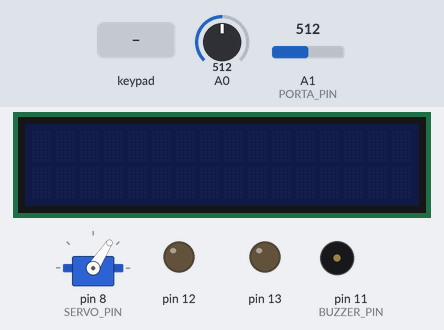
The sketch below on a simulated Arduino Uno, built with avr-gcc and run on an emulated ATmega328P. On the bench: 16×2 character LCD, servo, output pins drawn as LEDs (lit = HIGH), buzzer (waves = sounding). Dashed ring = blinking. The inputs (shaded band) are chosen by the test bench; at power-on: A1 (PORTA_PIN) = 512, A0 = 512. What the sketch prints to the serial monitor is not drawn.

Above: at 1.2 s.
1.3 s: key '*' pressed
At 2.6 s:
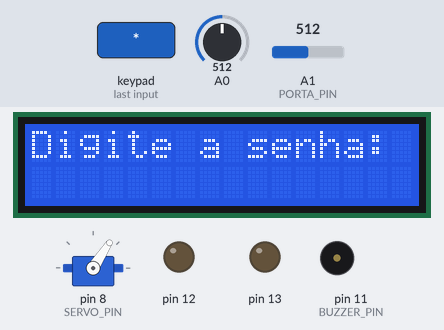
3.2 s: keypad keys 3 4 1 2 5 6 pressed 0.4 s apart
At 5.35 s:
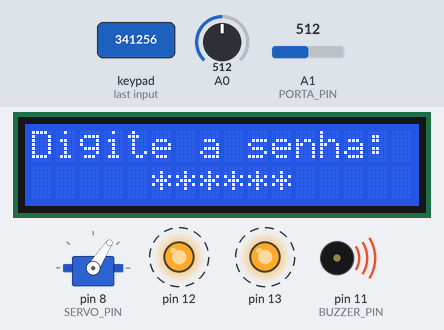
At 9.0 s:
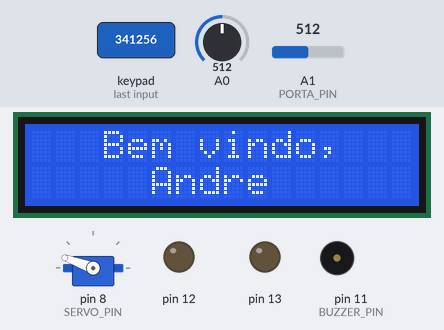
10.1 s: A1 (PORTA_PIN) set to 810
13.1 s: key '#' pressed
15.6 s: A0 set to 782
17.1 s: A0 set to 819
At 20.5 s:
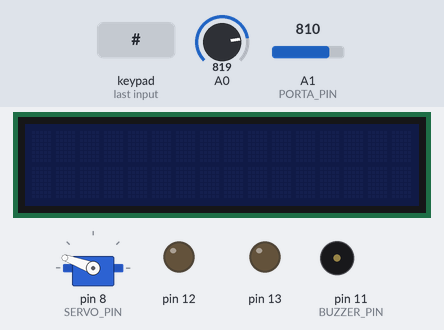
Timing chart, 0 to 21.1 s (numbered marks = the images above; inputs shaded):
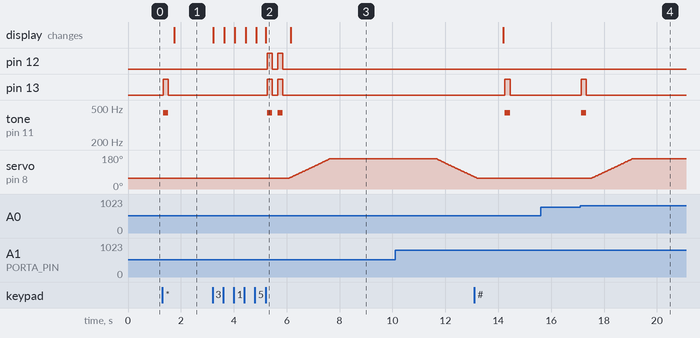

Measured:
- the behaviour switches between 800 and 801 on A0 (found by bisection; images 3 and 4)
- after the input at 1.3 s, pin 13: LOW → HIGH at once, → LOW 0.20 s later; tone on pin 11 (BUZZER_PIN): silent → 440 Hz at once, → silent 0.20 s later; the display: changes after 0.45 s (image 1)
- after the input at 3.2 s, pin 12, pin 13: alternates HIGH for 0.20 s and LOW for 0.20 s, 4 changes in all, then stays LOW, starting after 2.1 s
- after the input at 15.6 s, every drawn part: stays the same
- after the input at 17.1 s, pin 13: LOW → HIGH at once, → LOW 0.20 s later; tone on pin 11 (BUZZER_PIN): silent → 440 Hz at once, → silent 0.20 s later; servo on pin 8 (SERVO_PIN): moves from 58° to 160° over 1.5 s, starting after 0.45 s

The sketch:

fechadura.ino
```cpp
#include "definicoes_sistema.h"
#include "ihm.h"
#include "timer.h"
#include "buzzer.h"
#include "display.h"
#include "leds.h"
#include "usuarios.h"
#include "porta.h"
#include "web.h"


/***********************************************************************
 Componentes
 ***********************************************************************/
Led ledVerde(LED_VERDE);
Led ledVermelho(LED_VERMELHO);
Buzzer beep(BUZZER_PIN);
Porta entrada(SERVO_PIN);
Chave botao(BOTAO);
Chave sensor(PORTA_PIN);
InterfaceHomemMaquinaKeypad ihm;
TimerInterno tmr;
Display tela;


/***********************************************************************
 Estaticos
***********************************************************************/
int codigoAcao_tmp=-2;
int estado_tmp=-2;
int codigoEvento_tmp=-2;
int porta_tmp=0;
int m=0;
int u_tmp=0;
int sessaoAberta = false;
int codigoEvento = NENHUM_EVENTO;
int eventoInterno = NENHUM_EVENTO;
int estado = ESPERA;
int codigoAcao;
int acao_matrizTransicaoEstados[NUM_ESTADOS][NUM_EVENTOS];
int proximo_estado_matrizTransicaoEstados[NUM_ESTADOS][NUM_EVENTOS];


/************************************************************************
 executarAcao
 Executa uma acao
 Parametros de entrada:
    (int) codigo da acao a ser executada
 Retorno: (int) codigo do evento interno ou NENHUM_EVENTO
*************************************************************************/
int executarAcao(int codigoAcao)
{
    int retval;

    retval = NENHUM_EVENTO;
    if (codigoAcao == NENHUMA_ACAO)
        return retval;

    switch(codigoAcao)
    {
    case A01:
        informa_inicio(1);
        tela.imprimir(0,"Digite a senha: ");
        tmr.iniciar(true);
        tela.imprimir(1,"     ");
        break;
    case A02:
        informa_sucesso(2);
        tmr.iniciar(false);
        Serial.println("Abrindo a porta...");
        tela.limpa();
        tela.imprimir(0,"   Bem vindo, ");
        tela.imprimir(1,usuario[u_tmp][0]);
        Serial.println(usuario[u_tmp][0]);
        simula_porta();
        tela.desligar(1000);
        break;
    case A03:
        informa_timeout(1);
        tela.imprimir(0,"Seu tempo acabou!");
        tmr.iniciar(false);
        tela.desligar(800);
        break;
    case A04:
        informa_erro(1);
        tela.imprimir(0,"Senha incorreta");
        tmr.iniciar(false);
        tela.desligar(800);
        break;
    case A05:
        tela.imprimir(0,"Sistema em uso");
        informa_timeout(1);
        break;
    case A06:
        Serial.println("Atualiza display");
        tela.imprimir(2,"*");
        tmr.iniciar(true);
        break;
    case A07:
        Serial.println("Porta está Aberta");
        informa_inicio(1);
        tmr.iniciar(false);
        break;
    case A08:
        Serial.println("Porta foi Fechada");
        informa_inicio(1);
        tmr.iniciar(false);
        break;
    case A09:
        Serial.println("Abrir porta pelo botão interno");
        informa_inicio(1);
        simula_porta();
        tmr.iniciar(false);
        break;
    } // switch

    return retval;
} // executarAcao

/************************************************************************
 iniciaMaquina de Estados
 Carrega a maquina de estados
 Parametros de entrada: nenhum
 Retorno: nenhum
*************************************************************************/
void iniciaMaquinaEstados()
{
  int i;
  int j;

  for (i=0; i < NUM_ESTADOS; i++) {
    for (j=0; j < NUM_EVENTOS; j++) {
       acao_matrizTransicaoEstados[i][j] = NENHUMA_ACAO;
       proximo_estado_matrizTransicaoEstados[i][j] = i;
    }
  }
  proximo_estado_matrizTransicaoEstados[ESPERA][REQUISICAO] = INSERINDO_SENHA;
  acao_matrizTransicaoEstados[ESPERA][REQUISICAO] = A01;

  proximo_estado_matrizTransicaoEstados[PORTA_ABERTA][REQUISICAO] = PORTA_ABERTA;
  acao_matrizTransicaoEstados[PORTA_ABERTA][REQUISICAO] = A07;

  proximo_estado_matrizTransicaoEstados[INSERINDO_SENHA][SENHA_VALIDA] = PORTA_ABERTA;
  acao_matrizTransicaoEstados[INSERINDO_SENHA][SENHA_VALIDA] = A02;

  proximo_estado_matrizTransicaoEstados[INSERINDO_SENHA][TIMEOUT] = ESPERA;
  acao_matrizTransicaoEstados[INSERINDO_SENHA][TIMEOUT] = A03;

  proximo_estado_matrizTransicaoEstados[INSERINDO_SENHA][SENHA_INVALIDA] = ESPERA;
  acao_matrizTransicaoEstados[INSERINDO_SENHA][SENHA_INVALIDA] = A04;

  proximo_estado_matrizTransicaoEstados[INSERINDO_SENHA][OUTRA_REQUISICAO] = INSERINDO_SENHA;
  acao_matrizTransicaoEstados[INSERINDO_SENHA][OUTRA_REQUISICAO] = A05;

  proximo_estado_matrizTransicaoEstados[INSERINDO_SENHA][BOTAO_SENHA] = INSERINDO_SENHA;
  acao_matrizTransicaoEstados[INSERINDO_SENHA][BOTAO_SENHA] = A06;

  proximo_estado_matrizTransicaoEstados[PORTA_ABERTA][PORTA_FECHADA] = ESPERA;
  acao_matrizTransicaoEstados[PORTA_ABERTA][PORTA_FECHADA] = A08;

  proximo_estado_matrizTransicaoEstados[ESPERA][BOTAO_INTERNO] = PORTA_ABERTA;
  acao_matrizTransicaoEstados[ESPERA][BOTAO_INTERNO] = A09;


} // initStateMachine

/************************************************************************
 iniciaSistema
 Inicia o sistema ...
 Parametros de entrada: nenhum
 Retorno: nenhum
*************************************************************************/
void iniciaSistema()
{
   iniciaMaquinaEstados();
} // initSystem

/************************************************************************
 obterAcao
 Obtem uma acao da Matriz de transicao de estados
 Parametros de entrada: estado (int)
                        evento (int)
 Retorno: codigo da acao
*************************************************************************/
int obterAcao(int estado, int codigoEvento) {
  return acao_matrizTransicaoEstados[estado][codigoEvento];
} // obterAcao


/************************************************************************
 obterProximoEstado
 Obtem o proximo estado da Matriz de transicao de estados
 Parametros de entrada: estado (int)
                        evento (int)
 Retorno: codigo do estado
*************************************************************************/
int obterProximoEstado(int estado, int codigoEvento) {
  return proximo_estado_matrizTransicaoEstados[estado][codigoEvento];
} // obterAcao

char* teclas;
char pw[6];
int senha_errada=false;

int decodificarRequisicao()
{
    if (teclas[0] == '*' && !sessaoAberta)
    {
        teclas[0]=' ';
        sessaoAberta=true;
        return true;
    }
    return false;
}//decodificarRequisicao

int decodificarSenha_Valida()
{
    int u=0;

    if ( m==6)
    {
        for (int i=0; usuario[i][0][0]; i++)
        {
            if(!(strncmp(pw, usuario[i][1], 6)) )
            {
                sessaoAberta=false;
                m=0;
                teclas[0]=' ';
                u_tmp=u;
                return true;
            }
            u++;
        }
        senha_errada=true;
        return false;
    }
    return false;
}//decodificarSenha_Valida

int decodificarTimeout()
{
    if(tmr.timeout()){
        sessaoAberta=false;
        return true;
    }
    return false;
}

int decodificarSenha_Invalida()
{
    if (senha_errada)
    {
        sessaoAberta=false;
        m=0;
        teclas[0]=' ';
        senha_errada=false;
        return true;
    }
    return false;
}//decodificarSenha_Invalida

int decodificarOutra_Requisicao()
{
    if (teclas[0] == '*')
    {
        teclas[0]=' ';
        return true;
    }
    return false;
}//decodificarOutra_Requisicao

int decodificarBotao_Senha()
{
    if (sessaoAberta && (teclas[0]>='0' && teclas[0]<='9'))
    {
        pw[m++]=teclas[0];
        teclas[0]=' ';
        return true;
    }
    return false;
}//decodificarBotao_Senha

int decodificarPorta_Fechada()
{
    if(sensor.estado()){
        return true;
    }
    return false;
}//decodificarPorta_Fechada

int decodificarBotao_Interno()
{
    if(botao.estado()){
        sessaoAberta=false;
        return true;
    }
    return false;
}//decodificarBotao_Interno


int obterEvento()
{
  int retval = NENHUM_EVENTO;

  teclas = ihm.obterTeclas();

  if (decodificarBotao_Interno())
    return BOTAO_INTERNO;
  if (decodificarRequisicao())
    return REQUISICAO;
  if (decodificarSenha_Valida())
    return SENHA_VALIDA;
  if (decodificarTimeout())
    return TIMEOUT;
  if (decodificarSenha_Invalida())
    return SENHA_INVALIDA;
  if (decodificarOutra_Requisicao())
    return OUTRA_REQUISICAO;
  if (decodificarBotao_Senha())
    return BOTAO_SENHA;
  if (decodificarPorta_Fechada())
    return PORTA_FECHADA;

  return retval;


} // obterEvento


/***********************************************************************
 * Tarefas
 ***********************************************************************/
void informa_inicio(int k)
{
    for(int i=0; i<k; i++){
        beep.sucesso();
        ledVerde.ligar();
      delay(TEMPO);
        beep.desligar();
        ledVerde.desligar();
      delay(TEMPO);
    }
}

void informa_erro(int k)
{
    for(int i=0; i<k; i++){
        beep.erro();
        ledVermelho.ligar();
      delay(2*TEMPO);
        beep.desligar();
        ledVermelho.desligar();
      delay(2*TEMPO);
    }
}

void informa_sucesso(int k)
{
    for(int i=0; i<k; i++){
        beep.sucesso();
        ledVerde.ligar();
        ledVermelho.ligar();
      delay(TEMPO);
        beep.desligar();
        ledVermelho.desligar();
        ledVerde.desligar();
      delay(TEMPO);
    }
}


void informa_timeout(int k)
{
    for(int i=0; i<k; i++){
        beep.erro();
        ledVermelho.ligar();
      delay(TEMPO);
        beep.desligar();
        ledVermelho.desligar();
      delay(TEMPO);
    }
}

void simula_porta()
{
    entrada.abrir();
    delay(20*TEMPO);
    entrada.fechar();
}


/************************************************************************
 Main
 Loop principal de controle que executa a maquina de estados
 Parametros de entrada: nenhum
 Retorno: nenhum
*************************************************************************/

void setup() {
  Serial.begin(9600);
  sensor.init();
  tela.init();
  entrada.init();
  ledVermelho.init();
  ledVerde.init();
  beep.init();
  botao.init();
  iniciaSistema();

  Serial.println("Sistema iniciado");
} // setup

void loop() {

  if (eventoInterno == NENHUM_EVENTO) {
      codigoEvento = obterEvento();
  } else {
      codigoEvento = eventoInterno;
  }
  if (codigoEvento != NENHUM_EVENTO)
  {
      codigoAcao = obterAcao(estado, codigoEvento);
      estado = obterProximoEstado(estado, codigoEvento);
      eventoInterno = executarAcao(codigoAcao);
      if(codigoAcao!=codigoAcao_tmp || estado != estado_tmp || codigoEvento != codigoEvento_tmp ){
        Serial.print("Estado: ");
        Serial.print(estado+1);
        Serial.print(" Evento: ");
        Serial.print(codigoEvento+1);
        Serial.print(" Acao: ");
        Serial.println(codigoAcao+1);
        codigoAcao_tmp=codigoAcao;
        estado_tmp=estado;
        codigoEvento_tmp=codigoEvento;
      }
  }


  delay(50);
} // loop
```

buzzer.cpp
```cpp
#include <Arduino.h>

#include "definicoes_sistema.h"
#include "buzzer.h"


Buzzer::Buzzer(int pin){
  this->pin = pin;

}

void Buzzer::init(){
  pinMode(pin, OUTPUT);
}

void Buzzer::sucesso(){
  tone(pin,440);
}


void Buzzer::erro(){
  tone(pin,329);
}


void Buzzer::desligar(){
  noTone(pin);
}
```

buzzer.h
```cpp
#ifndef BUZZER_H_INCLUDED
#define BUZZER_H_INCLUDED


class Buzzer{
  public:
    Buzzer(int pin);
    void init();
    void sucesso();
    void erro();
    void desligar();

  private:
    int pin;
};


#endif // BUZZER_H_INCLUDED
```

definicoes_sistema.h
```cpp
#ifndef DEFINICOES_SISTEMA_H_INCLUDED
#define DEFINICOES_SISTEMA_H_INCLUDED

#define true  1
#define false 0

#define LED_VERDE       13
#define LED_VERMELHO    12
#define BUZZER_PIN      11
#define SERVO_PIN       8
#define PORTA_PIN       A1
#define BOTAO           A0

#define TEMPO 200


#define NUM_ESTADOS 3
#define NUM_EVENTOS 8

// ESTADOS
#define ESPERA                0
#define INSERINDO_SENHA     1
#define PORTA_ABERTA        2


// EVENTOS
#define NENHUM_EVENTO       -1
#define REQUISICAO           0
#define SENHA_VALIDA         1
#define TIMEOUT              2
#define SENHA_INVALIDA       3
#define OUTRA_REQUISICAO     4
#define BOTAO_SENHA          5
#define PORTA_FECHADA        6
#define BOTAO_INTERNO        7

// ACOES
#define NENHUMA_ACAO -1
#define A01  0
#define A02  1
#define A03  2
#define A04  3
#define A05  4
#define A06  5
#define A07  6
#define A08  7
#define A09  8


#endif // DEFINICOES_SISTEMA_H_INCLUDED
```

display.cpp
```cpp
#include <Arduino.h>
#include <Wire.h>
#include <LiquidCrystal_I2C.h>

#include "definicoes_sistema.h"
#include "display.h"

LiquidCrystal_I2C lcd(0x27,16,2);


Display::Display(){

}


void Display::init(){
  lcd.init();
}


void Display::limpa(){
  lcd.clear();
}


void Display::imprimir(int posicao, char mensagem[15]){
    if (posicao==2){
        lcd.setBacklight(HIGH);
        lcd.print(mensagem);
    }
    else{
        lcd.setBacklight(HIGH);
        lcd.setCursor(0,posicao);
        lcd.print(mensagem);
    }
}


void Display::desligar(int tempo){
    delay(tempo);
    lcd.clear();
    lcd.setBacklight(LOW);
}
```

display.h
```cpp
#ifndef DISPLAY_H_INCLUDED
#define DISPLAY_H_INCLUDED


class Display{
  public:
    Display();
    void init();
    void imprimir(int posicao, char mensagem[15]);
    void desligar(int tempo);
    void limpa();
  private:

};


#endif // DISPLAY_H_INCLUDED
```

ihm.cpp
```cpp
#include <Arduino.h>

#include "definicoes_sistema.h"
#include "ihm.h"


//keymap defines the key pressed according to the row and columns just as appears on the keypad
char InterfaceHomemMaquinaKeypad::keymap[KEYROWS][KEYCOLS]=
{
{'1', '2', '3'},
{'4', '5', '6'},
{'7', '8', '9'},
{'*', '0', '#'}
};

//Code that shows the the keypad connections to the arduino terminals
byte InterfaceHomemMaquinaKeypad::rowPins[KEYROWS] = { 10, 9, 0, 7 }; //Rows 0 to 3
byte InterfaceHomemMaquinaKeypad::colPins[KEYCOLS]= { 6, 5, 4}; //Columns 0 to 3

InterfaceHomemMaquinaKeypad::InterfaceHomemMaquinaKeypad() :
  keypad(Keypad(makeKeymap(keymap), rowPins, colPins, KEYROWS, KEYCOLS)),
  read_count(0)
{
}

/************************
 InterfaceHomemMaquinaKeypad::exibirMsg
 Exibe mensagem no display
 entradas
   texto : texto a ser validado como senha
 saidas
   nenhuma
*************************/
void InterfaceHomemMaquinaKeypad::exibirMsg(char* texto)
{
    Serial.print("Mensagem para display: ");
    Serial.println(texto);
}

/************************
 InterfaceHomemMaquinaKeypad::obterTecla
 Obtem tecla do teclado
 entradas
   nenhuma
 saidas
   teclas lidas do teclado
*************************/
char* InterfaceHomemMaquinaKeypad::obterTeclas()
{
  // check for input
  char key = keypad.getKey();
  if (key != NO_KEY) {

      buf[0] = key;
      Serial.println(key);
      return buf;
  }
  buf[0]=-1;
  return buf;
}


Chave::Chave(int pin){
  this->pin = pin;

}


void Chave::init(){
  pinMode(pin, INPUT);
}

int Chave::estado(){
  if(analogRead(pin)>800){
        return true;
    }
  return false;
}
```

ihm.h
```cpp
#ifndef IHM_H_INCLUDED
#define IHM_H_INCLUDED
#include <Keypad.h>


#define NENHUMA_TECLA -1
#define KEYROWS 4
#define KEYCOLS 3

class InterfaceHomemMaquinaKeypad {
  public:
  InterfaceHomemMaquinaKeypad();
  void exibirMsg(char* texto);
  char* obterTeclas();

  private:
  char buf[1];
  static char keymap[KEYROWS][KEYCOLS];
  static byte rowPins[KEYROWS];
  static byte colPins[KEYCOLS];
  Keypad keypad;
  int read_count;
};


class Chave{
  public:
    Chave(int pin);
    void init();
    int estado();

  private:
    int pin;
};


#endif // IHM_H_INCLUDED
```

leds.cpp
```cpp
#include <Arduino.h>
#include "leds.h"


Led::Led(int pin){
  this->pin = pin;
}

void Led::init(){
  pinMode(pin, OUTPUT);
}

void Led::ligar(){
  digitalWrite(pin, HIGH);
}


void Led::desligar(){
  digitalWrite(pin, LOW);
}
```

leds.h
```cpp
#ifndef LEDS_H_INCLUDED
#define LEDS_H_INCLUDED


class Led{
  public:
    Led(int pin);
    void init();
    void ligar();
    void desligar();

  private:
    int pin;
};


#endif // LEDS_H_INCLUDED
```

timer.cpp
```cpp
#include <Arduino.h>

#include "definicoes_sistema.h"
#include "timer.h"

#define TEMPO 10


TimerInterno::TimerInterno()
{
   situacao = false;
}

/*******************************
 TimerInterno::iniciar
 Aciona ou desaciona o timer
 entradas
   controle: TRUE:liga FALSE:desliga
 saidas
   nenhuma
********************************/
void TimerInterno::iniciar(int controle)
{
   situacao = controle;
   if (controle)
   {
      horaInicio = millis();
   }
}

/*******************************
 TimerInterno::timeout
 Retorna se o timer esta em timeout.
 entradas
    nenhuma
 saidas
    FALSE: nao houve estouro do temporizador
    TRUE: houve estouro do temporizador
********************************/
int TimerInterno::timeout()
{
    if (situacao == false)
    {
        return false;
    }
    if(millis() - horaInicio > TEMPO*1000)
    {
        return true;
    }
    return false;
}
```

timer.h
```cpp
#ifndef TIMER_H_INCLUDED
#define TIMER_H_INCLUDED

/*******************************
 tmr_iniciar
 Aciona ou desaciona o timer
 entradas
   controle: TRUE:liga FALSE:desliga
 saidas
   nenhuma
********************************/
extern void tmr_iniciar(int controle);

/*******************************
 tmr_timeout
 Retorna se o timer esta em timeout.
 entradas
    nenhuma
 saidas
    FALSE: não houve estouro do temporizador
    TRUE: houve estouro do temporizador
********************************/
extern int tmr_timeout();


class TimerInterno {
  public:
  TimerInterno();
  void iniciar(int controle);
  int timeout();

  private:
  int situacao;
  unsigned long horaInicio;
};


#endif // TIMER_H_INCLUDED
```

usuarios.h
```cpp
#ifndef USUARIOS_H_INCLUDED
#define USUARIOS_H_INCLUDED
//s

char usuario[10][2][16] ={
    {
        {"     Andre"},
        {"341256"}
    },
    {
        {"     Gabriel"},
        {"125356"}
    },
    {
        {"     Mauricio"},
        {"124456"}
    },
    {
        {"     Maykon"},
        {"123456"}
    },
    {
        {"   EMBARCADOS"},
        {"121212"}
    }
};


#endif // USUARIOS_H_INCLUDED
```

web.h
```cpp
#ifndef WEB_H_INCLUDED
#define WEB_H_INCLUDED

/************************
 sha_validar
 Verifica se senha esta cadastrada
 entradas
   texto : texto a ser validado como senha
 saidas
   TRUE:senha valida
   FALSE:senha invalida
*************************/
extern void web_setup();
extern void web_loop();

//extern void sendHttpResponse(WiFiEspClient client)


#endif // WEB_H_INCLUDED
```

Source omitted: porta.cpp (498 bytes), porta.h (591 bytes)
